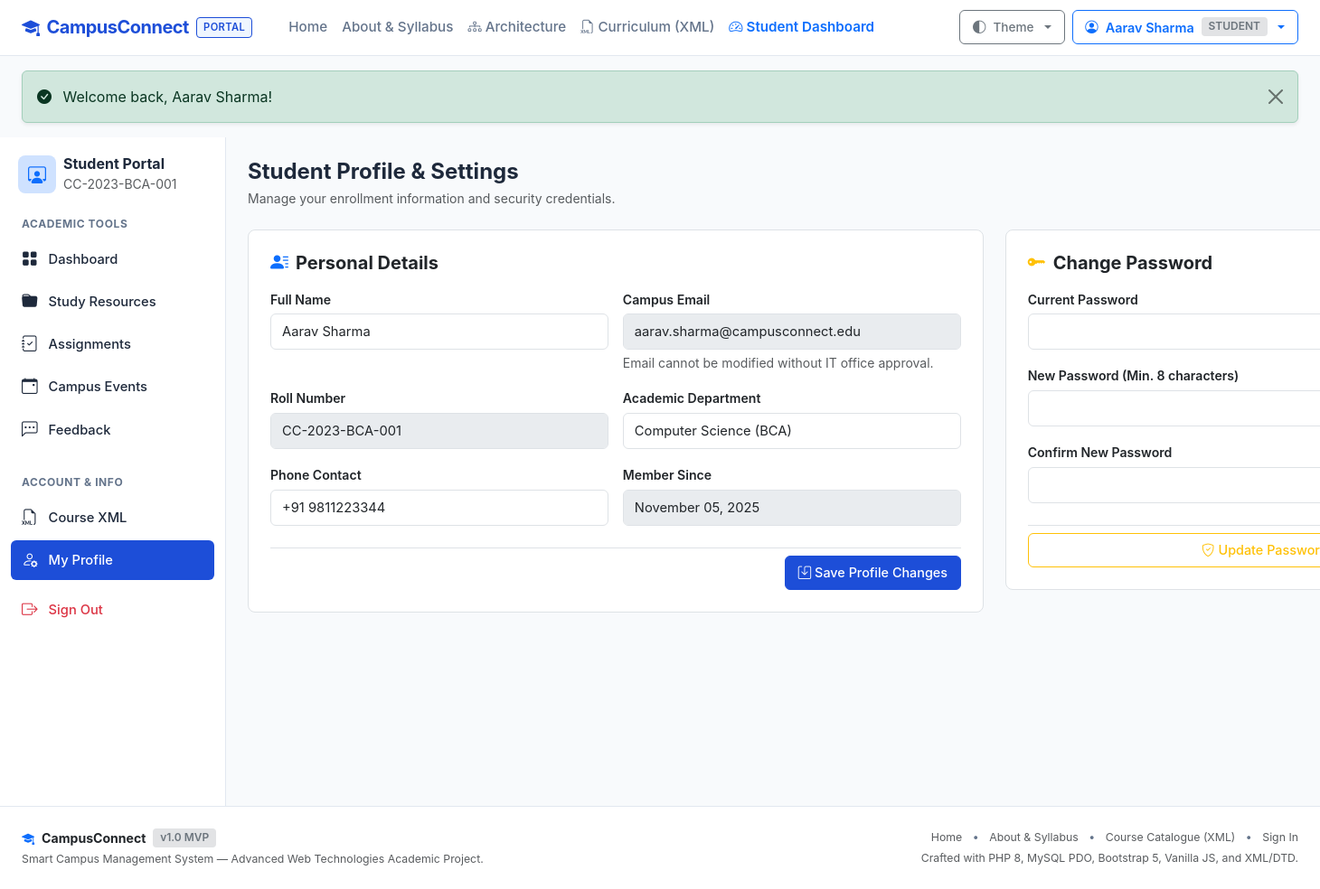
/student/profile.php (signed in), run on the app's committed database.
### tables this page shows
CREATE TABLE `users` (
  `id` INT AUTO_INCREMENT PRIMARY KEY,
  `name` VARCHAR(100) NOT NULL,
  `email` VARCHAR(150) NOT NULL UNIQUE,
  `password_hash` VARCHAR(255) NOT NULL,
  `role` ENUM('student', 'admin') NOT NULL DEFAULT 'student',
  `department` VARCHAR(100) NULL,
  `roll_number` VARCHAR(50) NULL,
  `phone` VARCHAR(20) NULL,
  `created_at` TIMESTAMP DEFAULT CURRENT_TIMESTAMP,
  `updated_at` TIMESTAMP DEFAULT CURRENT_TIMESTAMP ON UPDATE CURRENT_TIMESTAMP,
  INDEX `idx_users_role` (`role`),
  INDEX `idx_users_email` (`email`)
);

### includes/functions.php (called while the page is built, shortened)
<?php
function base_url(): string {
    static $base = null;
    if ($base !== null) {
        return $base;
    }
    $scriptName = $_SERVER['SCRIPT_NAME'] ?? '';
    $dir = dirname($scriptName);
    $dir = str_replace('\\', '/', $dir);
    $subfolders = ['/student', '/admin', '/api', '/actions', '/scripts', '/includes', '/xml'];
    foreach ($subfolders as $sub) {
        if (str_ends_with($dir, $sub)) {
            $dir = substr($dir, 0, -strlen($sub));
            break;
        }
    }
    $base = rtrim($dir, '/');
    return $base;
}
function url(string $path = ''): string {
    $cleanPath = ltrim($path, '/');
    $base = base_url();
    if ($base === '' || $base === '/') {
        return '/' . $cleanPath;
    }
    return $base . '/' . $cleanPath;
}
function e(?string $string): string {
    return htmlspecialchars($string, ENT_QUOTES | ENT_SUBSTITUTE, 'UTF-8');
}
function get_flashes(): array {
    $flashes = $_SESSION['flash_messages'] ?? [];
    return $flashes;
}
function format_date(?string $dateTimeStr, string $format = 'M d, Y'): string {
    $timestamp = strtotime($dateTimeStr);
    return $timestamp ? date($format, $timestamp) : '—';
}

### includes/auth.php (called while the page is built, shortened)
<?php
require_once __DIR__ . '/functions.php';
function is_logged_in(): bool {
    return !empty($_SESSION['user_id']) && !empty($_SESSION['user_role']);
}
function get_logged_in_user(): ?array {
    return [
        'id'          => $_SESSION['user_id'],
        'name'        => $_SESSION['user_name'] ?? '',
        'email'       => $_SESSION['user_email'] ?? '',
        'role'        => $_SESSION['user_role'] ?? '',
        'department'  => $_SESSION['user_department'] ?? '',
        'roll_number' => $_SESSION['user_roll_number'] ?? '',
    ];
}

### student/profile.php (the view, shortened to what this page needs)
<?php
require_once dirname(__DIR__) . '/includes/functions.php';
require_once dirname(__DIR__) . '/includes/auth.php';
$studentId = (int)$_SESSION['user_id'];
$userRecord = null;
try {
    $pdo = get_db_connection();
    $stmt = $pdo->prepare("SELECT id, name, email, role, department, roll_number, phone, created_at FROM users WHERE id = ?");
    $stmt->execute([$studentId]);
    $userRecord = $stmt->fetch();
} catch (Exception $e) {
    error_log('Fetch profile error: ' . $e->getMessage());
}
require_once dirname(__DIR__) . '/includes/header.php';
?>
<div class="portal-container">
  <?php require_once dirname(__DIR__) . '/includes/student_sidebar.php'; ?>
  <main class="portal-content">
    <div class="mb-4">
      <h4 class="fw-bold mb-1">Student Profile & Settings</h4>
      <p class="text-muted small mb-0">Manage your enrollment information and security credentials.</p>
    </div>
    <div class="row g-4">
      <div class="col-12 col-lg-7">
        <div class="card card-custom p-4 shadow-none border">
          <h5 class="fw-bold mb-3"><i class="bi bi-person-lines-fill text-primary me-2"></i>Personal Details</h5>
          <form method="POST" action="<?= url('student/profile.php') ?>">
            <div class="row g-3">
              <div class="col-12 col-md-6">
                <label class="form-label">Full Name</label>
                <input type="text" class="form-control" name="name" value="<?= e($userRecord['name'] ?? '') ?>" required>
              </div>
              <div class="col-12 col-md-6">
                <label class="form-label">Campus Email</label>
                <input type="email" class="form-control" value="<?= e($userRecord['email'] ?? '') ?>" disabled>
                <div class="form-text small">Email cannot be modified without IT office approval.</div>
              </div>
              <div class="col-12 col-md-6">
                <label class="form-label">Roll Number</label>
                <input type="text" class="form-control" value="<?= e($userRecord['roll_number'] ?? '') ?>" disabled>
              </div>
              <div class="col-12 col-md-6">
                <label class="form-label">Academic Department</label>
                <input type="text" class="form-control" name="department" value="<?= e($userRecord['department'] ?? '') ?>">
              </div>
              <div class="col-12 col-md-6">
                <label class="form-label">Phone Contact</label>
                <input type="tel" class="form-control" name="phone" value="<?= e($userRecord['phone'] ?? '') ?>" placeholder="+91 ...">
              </div>
              <div class="col-12 col-md-6">
                <label class="form-label">Member Since</label>
                <input type="text" class="form-control" value="<?= format_date($userRecord['created_at'] ?? '', 'F d, Y') ?>" disabled>
              </div>
            </div>
            <div class="mt-4 pt-2 border-top text-end">
              <button type="submit" class="btn btn-primary">
                <i class="bi bi-save me-1"></i>Save Profile Changes
              </button>
            </div>
          </form>
        </div>
      </div>
      <div class="col-12 col-lg-5">
        <div class="card card-custom p-4 shadow-none border">
          <h5 class="fw-bold mb-3"><i class="bi bi-key-fill text-warning me-2"></i>Change Password</h5>
          <form method="POST" action="<?= url('student/profile.php') ?>">
            <div class="mb-3">
              <label class="form-label">Current Password</label>
              <input type="password" class="form-control" name="current_password" required>
            </div>
            <div class="mb-3">
              <label class="form-label">New Password (Min. 8 characters)</label>
              <input type="password" class="form-control" name="new_password" minlength="8" required>
            </div>
            <div class="mb-3">
              <label class="form-label">Confirm New Password</label>
              <input type="password" class="form-control" name="confirm_password" minlength="8" required>
            </div>
            <div class="mt-4 pt-2 border-top">
              <button type="submit" class="btn btn-outline-warning w-100">
                <i class="bi bi-shield-check me-1"></i>Update Password
              </button>
            </div>
          </form>
        </div>
      </div>
    </div>
  </main>
</div>
<?php require_once dirname(__DIR__) . '/includes/footer.php'; ?>

### includes/header.php (shortened to what this page needs)
<?php
require_once __DIR__ . '/functions.php';
require_once __DIR__ . '/auth.php';
$currentUser = get_logged_in_user();
?>
<!DOCTYPE html>
<html lang="en" data-bs-theme="light">
<head>
  <link rel="stylesheet" href="https://cdn.jsdelivr.net/npm/bootstrap@5.3.3/dist/css/bootstrap.min.css">
  <link rel="stylesheet" href="https://cdn.jsdelivr.net/npm/bootstrap-icons@1.11.3/font/bootstrap-icons.min.css">
  <link rel="stylesheet" href="<?= url('assets/css/style.css') ?>">
</head>
<body>
  <header>
    <nav class="navbar navbar-expand-lg navbar-custom sticky-top" aria-label="Main Navigation">
      <div class="container-fluid px-3 px-lg-4">
        <a class="navbar-brand brand-wordmark" href="<?= url('index.php') ?>">
          <i class="bi bi-mortarboard-fill"></i>
          <span>CampusConnect</span>
          <span class="brand-badge d-none d-sm-inline-block">Portal</span>
        </a>
        <div class="collapse navbar-collapse" id="navbarMainContent">
          <ul class="navbar-nav me-auto mb-2 mb-lg-0 ms-lg-3">
            <li class="nav-item">
              <a class="nav-link <?= (basename($_SERVER['PHP_SELF']) === 'index.php') ? 'active' : '' ?>" href="<?= url('index.php') ?>">Home</a>
            </li>
            <li class="nav-item">
              <a class="nav-link <?= (basename($_SERVER['PHP_SELF']) === 'about.php') ? 'active' : '' ?>" href="<?= url('about.php') ?>">About & Syllabus</a>
            </li>
            <li class="nav-item">
              <a class="nav-link <?= (basename($_SERVER['PHP_SELF']) === 'architecture.php') ? 'active' : '' ?>" href="<?= url('architecture.php') ?>">
                <i class="bi bi-diagram-3 me-1"></i>Architecture
              </a>
            </li>
            <li class="nav-item">
              <a class="nav-link <?= (basename($_SERVER['PHP_SELF']) === 'courses.php') ? 'active' : '' ?>" href="<?= url('courses.php') ?>">
                <i class="bi bi-filetype-xml me-1"></i>Curriculum (XML)
              </a>
            </li>
            <?php if ($currentUser): ?>
              <?php if ($currentUser['role'] === 'student'): ?>
                <li class="nav-item">
                  <a class="nav-link text-primary fw-semibold" href="<?= url('student/dashboard.php') ?>">
                    <i class="bi bi-speedometer2 me-1"></i>Student Dashboard
                  </a>
                </li>
              <?php endif; ?>
            <?php endif; ?>
          </ul>
          <div class="d-flex align-items-center gap-2">
            <div class="dropdown">
              <button class="btn btn-sm btn-outline-secondary dropdown-toggle d-flex align-items-center gap-2" id="themeSelectorDropdown" type="button" data-bs-toggle="dropdown" aria-expanded="false" aria-label="Select theme mode">
                <i id="theme-active-icon" class="bi bi-circle-half"></i>
                <span class="d-none d-md-inline" style="font-size: 0.85rem;">Theme</span>
              </button>
            </div>
            <?php if ($currentUser): ?>
              <div class="dropdown">
                <button class="btn btn-sm btn-outline-primary dropdown-toggle d-flex align-items-center gap-2" type="button" id="userMenuDropdown" data-bs-toggle="dropdown" aria-expanded="false">
                  <i class="bi bi-person-circle"></i>
                  <span class="fw-semibold"><?= e($currentUser['name']) ?></span>
                  <span class="badge bg-secondary-subtle text-secondary small text-uppercase"><?= e($currentUser['role']) ?></span>
                </button>
              </div>
            <?php endif; ?>
          </div>
        </div>
      </div>
    </nav>
  </header>
  <div class="container-fluid px-3 px-lg-4 pt-3">
    <?php foreach (get_flashes() as $flash): ?>
      <div class="alert alert-<?= e($flash['type']) ?> alert-dismissible fade show shadow-sm" role="alert">
        <i class="bi <?= ($flash['type'] === 'success') ? 'bi-check-circle-fill' : (($flash['type'] === 'danger') ? 'bi-exclamation-octagon-fill' : 'bi-info-circle-fill') ?> me-2"></i>
        <?= e($flash['message']) ?>
        <button type="button" class="btn-close" data-bs-dismiss="alert" aria-label="Close"></button>
      </div>
    <?php endforeach; ?>
  </div>
  <main>

### assets/css/style.css (style rules this page uses)
:root { --cc-primary: #1d4ed8; --cc-primary-hover: #1e40af; --cc-primary-subtle: #eff6ff; --cc-accent: #2563eb; --cc-body-bg: #f8fafc; --cc-card-bg: #ffffff; --cc-card-border: #e2e8f0; --cc-text-main: #1e293b; --cc-text-muted: #64748b; --cc-sidebar-bg: #ffffff; --cc-sidebar-border: #e2e8f0; --font-stack: -apple-system, BlinkMacSystemFont, "Segoe UI", Roboto, "Helvetica Neue", Arial, sans-serif; }
body { font-family: var(--font-stack); background-color: var(--cc-body-bg); color: var(--cc-text-main); min-height: 100vh; display: flex; flex-direction: column; -webkit-font-smoothing: antialiased; }
main { flex: 1 0 auto; }
.brand-wordmark { font-size: 1.25rem; font-weight: 700; letter-spacing: -0.025em; color: var(--cc-primary); text-decoration: none; display: inline-flex; align-items: center; gap: 0.5rem; }
.brand-badge { font-size: 0.7rem; font-weight: 600; padding: 0.15rem 0.45rem; border-radius: 4px; background-color: var(--cc-primary-subtle); color: var(--cc-primary); border: 1px solid var(--cc-primary); letter-spacing: 0.03em; text-transform: uppercase; }
.navbar-custom { background-color: var(--cc-card-bg); border-bottom: 1px solid var(--cc-card-border); padding-top: 0.65rem; padding-bottom: 0.65rem; }
.nav-link { font-weight: 500; font-size: 0.95rem; color: var(--cc-text-muted); transition: color 0.15s ease; }
.card-custom { background-color: var(--cc-card-bg); border: 1px solid var(--cc-card-border); border-radius: 8px; box-shadow: 0 1px 3px rgba(0, 0, 0, 0.05); transition: border-color 0.15s ease; }
.portal-container { display: flex; min-height: calc(100vh - 60px); }
.portal-content { flex-grow: 1; padding: 1.5rem; max-width: 100%; overflow-x: hidden; }
.form-label { font-size: 0.88rem; font-weight: 600; margin-bottom: 0.35rem; }
.form-control, .form-select { border-radius: 6px; padding: 0.5rem 0.75rem; font-size: 0.92rem; }
.btn { font-weight: 500; border-radius: 6px; padding: 0.45rem 0.85rem; font-size: 0.9rem; }
.btn-primary { background-color: var(--cc-primary); border-color: var(--cc-primary); }
.badge { font-weight: 600; font-size: 0.75rem; padding: 0.35em 0.65em; border-radius: 4px; }

### data on the page
users: name "Aarav Sharma", role "STUDENT", email "aarav.sharma@campusconnect.edu", roll_number "CC-2023-BCA-001", department "Computer Science (BCA)", phone "+91 9811223344", created_at "November 05, 2025"

### other printed values
$flash['message'] "Welcome back, Aarav Sharma!"
$_SESSION['user_roll_number'] "CC-2023-BCA-001"
